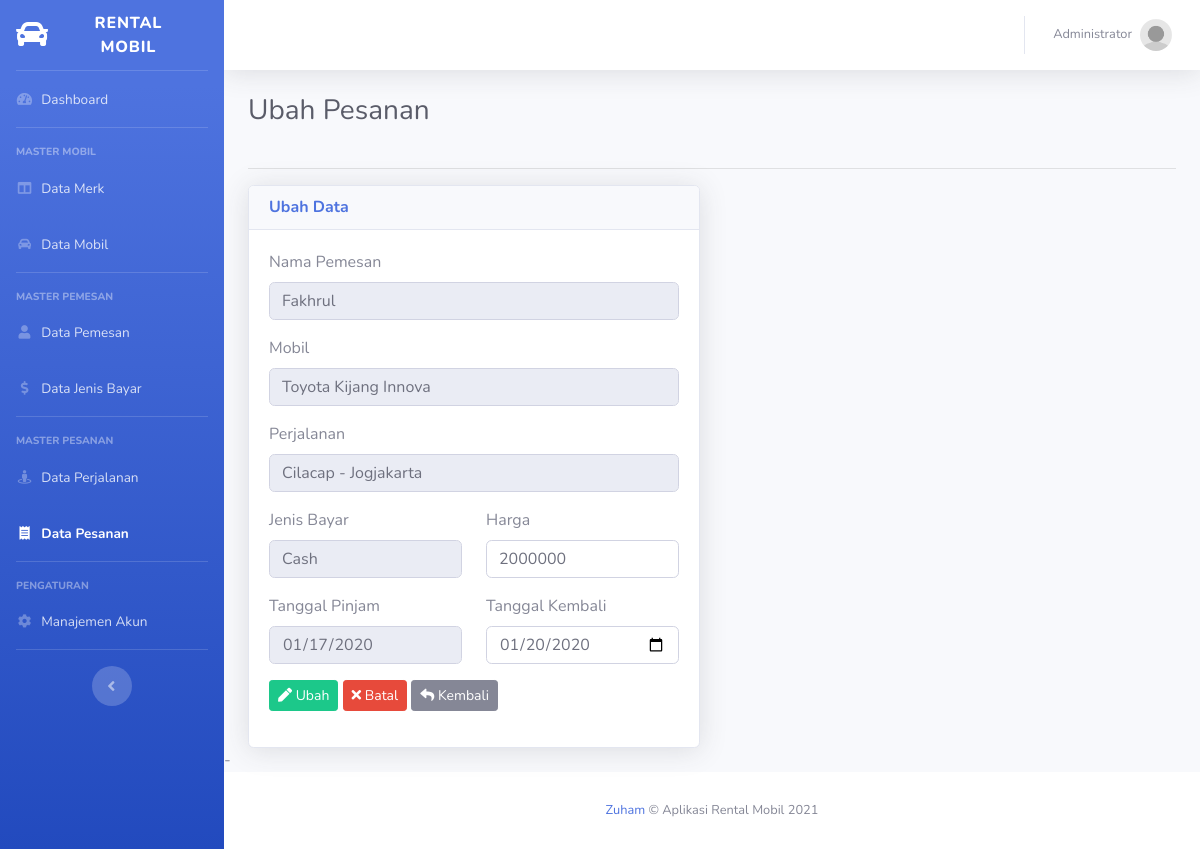
Screenshot of /pesanan/ubah/6 (signed in) with the database file from the repository.
### tables this page shows
CREATE TABLE `tbl_pemesan` (
  `id` int(11) NOT NULL,
  `nama` varchar(50) DEFAULT NULL,
  `alamat` varchar(100) DEFAULT NULL,
  `jenis_kelamin` enum('L','P') DEFAULT NULL,
  `foto` varchar(100) DEFAULT NULL
);

CREATE TABLE `tbl_mobil` (
  `id` int(11) NOT NULL,
  `nama` varchar(30) DEFAULT NULL,
  `warna` varchar(20) DEFAULT NULL,
  `no_polisi` varchar(10) DEFAULT NULL,
  `jumlah_kursi` int(1) DEFAULT NULL,
  `tahun_beli` int(4) DEFAULT NULL,
  `gambar` varchar(100) DEFAULT NULL,
  `id_merk` int(11) DEFAULT NULL
);

CREATE TABLE `tbl_perjalanan` (
  `id` int(11) NOT NULL,
  `asal` varchar(20) DEFAULT NULL,
  `tujuan` varchar(20) DEFAULT NULL,
  `jarak` int(3) DEFAULT NULL
);

CREATE TABLE `tbl_jenis_bayar` (
  `id` int(11) NOT NULL,
  `jenis_bayar` varchar(20) DEFAULT NULL
);

CREATE TABLE `tbl_pesanan` (
  `id` int(11) NOT NULL,
  `harga` int(11) DEFAULT NULL,
  `tgl_pinjam` date DEFAULT NULL,
  `tgl_kembali` date DEFAULT NULL,
  `id_pemesan` int(11) DEFAULT NULL,
  `id_mobil` int(11) DEFAULT NULL,
  `id_perjalanan` int(11) DEFAULT NULL,
  `id_jenis_bayar` int(11) DEFAULT NULL
);

### controllers/C_Pesanan.php (called while the page is built, shortened)
<?php
class C_Pesanan extends Controller {
	public function __construct(){
		$this->pesanan = $this->model('M_Pesanan');
		$this->j_bayar = $this->model('M_Jenis_Bayar');
		$this->mobil = $this->model('M_Mobil');
		$this->pemesan = $this->model('M_Pemesan');
		$this->perjalanan = $this->model('M_Perjalanan');
	}
	public function ubah($id){
		$pesanan = $this->pesanan->lihat_id($id)->fetch_object();
		$id_pemesan = $pesanan->id_pemesan;
		$id_mobil = $pesanan->id_mobil;
		$id_perjalanan = $pesanan->id_perjalanan;
		$id_jenis_bayar = $pesanan->id_jenis_bayar;
		$data = [
			'aktif' => 'pesanan',
			'judul' => 'Ubah Pesanan',
			'pemesan' => $this->pemesan->lihat_id($id_pemesan)->fetch_object(),
			'mobil' => $this->mobil->lihat_id($id_mobil)->fetch_object(),
			'perjalanan' => $this->perjalanan->lihat_id($id_perjalanan)->fetch_object(),
			'jenis_bayar' => $this->j_bayar->lihat_id($id_jenis_bayar)->fetch_object(),
			'pesanan' => $pesanan
		];
		$this->view('pesanan/ubah', $data);
	}
}

### index.php (called while the page is built, shortened)
<?php
require_once BASEPATH . DS . 'core' . DS . 'Controller.php';
require_once BASEPATH . DS . 'core' . DS . 'Database.php';
require_once BASEPATH . DS . 'core' . DS . 'Model.php';
new Route();
?>

### functions/url_function.php (called while the page is built, shortened)
<?php
function base_url($path = null){
	if(isset($path)){
		$path = filter_var($path, FILTER_SANITIZE_URL);
		$path = rtrim($path, '/');
		return BASE_URL . $path;
	}
	return BASE_URL;
}

### core/Database.php (called while the page is built, shortened)
<?php
class Database {
	public function __construct(){
		$this->_koneksi = new mysqli(DB_HOST, DB_USER, DB_PASS, DB_NAME);
	}
	public function query($query){
		return $this->_koneksi->query($query);
	}
}

### core/Model.php (called while the page is built, shortened)
<?php
class Model {
	public function __construct(){
		$this->db = new Database();
	}
	public function get_where($table, $where = [], $kolom = []){
		if (count($kolom) == 0) {
			$this->_query = "SELECT * FROM {$table}";
		}
		$this->_query = $this->_query . " WHERE ";
		$i = 0;
		$total = count($where);
		foreach ($where as $key => $value) {
			$this->_query = $this->_query . "{$key} = '{$value}'";
		}
	}
	public function setQuery($query){
		$this->_query = $query;
	}
	public function execute(){
		return $this->db->query($this->_query);
	}
}

### models/M_Pesanan.php (called while the page is built, shortened)
<?php
class M_Pesanan extends Model{
	public function lihat_id($id){
		$query = $this->execute();
		return $query;
	}
}

### models/M_Pemesan.php (called while the page is built, shortened)
<?php
class M_Pemesan extends Model {
	public function lihat_id($id){
		$query = $this->execute();
		return $query;
	}
}

### models/M_Mobil.php (called while the page is built, shortened)
<?php
class M_Mobil extends Model {
	public function lihat_id($id){
		$query = $this->execute();
		return $query;
	}
}

### models/M_Perjalanan.php (called while the page is built, shortened)
<?php
class M_Perjalanan extends Model{
	public function lihat_id($id){
		$query = $this->execute();
		return $query;
	}
}

### models/M_Jenis_Bayar.php (called while the page is built, shortened)
<?php
class M_Jenis_Bayar extends Model{
	public function lihat_id($id){
		$query = $this->execute();
		return $query;
	}
}

### views/pesanan/ubah.php (the view, shortened to what this page needs)
<!DOCTYPE html>
<html lang="en">
<head>
	<link href="<?= base_url('sb-admin-2/') ?>/vendor/fontawesome-free/css/all.min.css" rel="stylesheet" type="text/css">
	<link href="<?= base_url('sb-admin-2/') ?>/css/sb-admin-2.min.css" rel="stylesheet">
	<link href="<?= base_url('sb-admin-2/') ?>/vendor/datatables/dataTables.bootstrap4.min.css" rel="stylesheet">
</head>
<body id="page-top">
	<div id="wrapper">
	<div id="content-wrapper" class="d-flex flex-column">
		<div id="content">
			<div class="container-fluid">
				<div class="row">
					<div class="col-sm-12">
						<div class="clearfix">
							<div class="float-left">
								<h1 class="h3 mb-4 text-gray-800">Ubah Pesanan</h1>
							</div>
						</div>
						<hr>
					</div>
				</div>
				<div class="row">
					<div class="col-sm-6">
						<div class="card shadow">
							<div class="card-header">
								<h6 class="m-0 font-weight-bold text-primary">Ubah Data</h6>
							</div>
							<div class="card-body">
								<form method="POST" action="<?= base_url('pesanan/proses_ubah/' . $pesanan->id) ?>" enctype="multipart/form-data">
								  	<div class="form-group">
								  		<label for="id_pemesan">Nama Pemesan</label>
								  		<input type="text" disabled="disabled" class="form-control" value="<?= $pemesan->nama ?>">
								  	</div>
								  	<div class="form-group">
								  		<label for="id_mobil">Mobil</label>
								  		<input type="text" disabled="disabled" class="form-control" value="<?= $mobil->nama ?>">
								  	</div>
									<div class="form-group">
								  		<label for="id_perjalanan">Perjalanan</label>
								  		<input type="text" disabled="disabled" class="form-control" value="<?= $perjalanan->asal . ' - ' . $perjalanan->tujuan ?>">
								  	</div>
								  	<div class="row">
								  		<div class="col-md-6">
								  			<div class="form-group">
										  		<label for="id_jenis_bayar">Jenis Bayar</label>
										  		<input type="text" disabled="disabled" class="form-control" value="<?= $jenis_bayar->jenis_bayar ?>">
										  	</div>
								  		</div>
								  		<div class="col-md-6">
								  			<div class="form-group">
										  		<label for="harga">Harga</label>
										  		<input type="number" name="harga" id="harga" value="<?= $pesanan->harga ?>" placeholder="ketik" required="required" autocomplete="off" class="form-control">
										  	</div>
								  		</div>
								  	</div>
									<div class="row">
										<div class="col-md-6">
											<div class="form-group">
										  		<label for="tgl_pinjam">Tanggal Pinjam</label>
										  		<input type="date" value="<?= $pesanan->tgl_pinjam ?>" disabled="disabled" name="tgl_pinjam" id="tgl_pinjam" required="required" autocomplete="off" class="form-control">
										  	</div>
									  	</div>
										<div class="col-md-6">
											<div class="form-group">
										  		<label for="tgl_kembali">Tanggal Kembali</label>
										  		<input type="date" name="tgl_kembali" value="<?= $pesanan->tgl_kembali ?>" id="tgl_kembali" required="required" autocomplete="off" class="form-control">
										  	</div>
									  	</div>
									</div>
								  	<div class="form-group">
										<button type="submit" class="btn btn-sm btn-success" name="ubah"><i class="fa fa-pen"></i> Ubah</button>
										<button type="reset" class="btn btn-sm btn-danger"><i class="fa fa-times"></i> Batal</button>
										<a href="index.php" class="btn btn-sm btn-secondary"><i class="fa fa-reply"></i> Kembali</a>
								  	</div>
								</form>
							</div>
						</div>
					</div>
				</div>
			</div>
		</div>
	</div>
	</div>
</body>
</html>

### rows the page displays
tbl_pemesan: nama "Fakhrul"
tbl_mobil: nama "Toyota Kijang Innova"
tbl_perjalanan: asal+tujuan "Cilacap - Jogjakarta"
tbl_jenis_bayar: jenis_bayar "Cash"
tbl_pesanan: harga "2000000", tgl_pinjam "01/17/2020", tgl_kembali "01/20/2020"

### other values shown
$_SESSION['login']['nama'] "Administrator"
